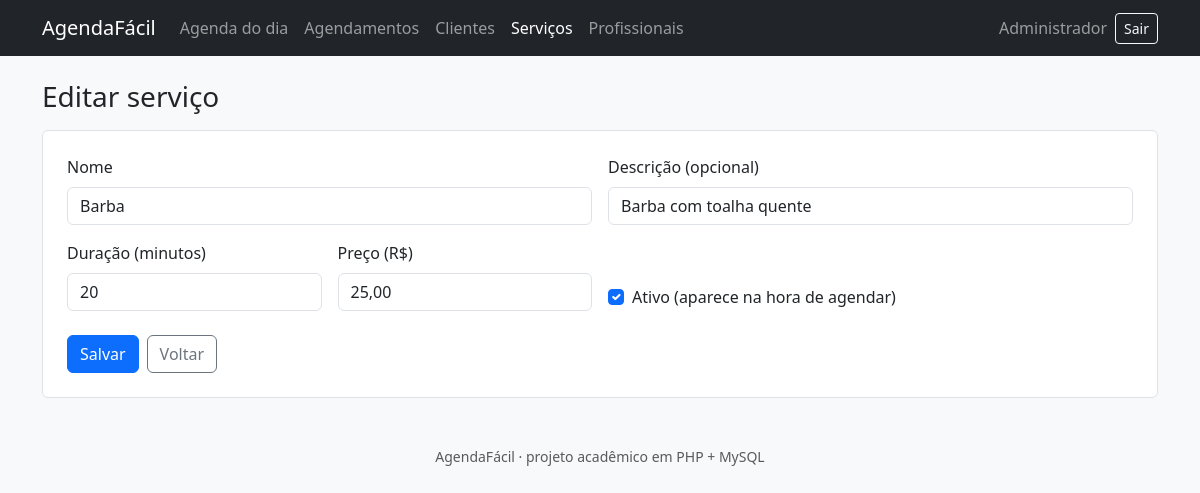
The app's page /servicos.php?acao=editar&id=2 (signed in) with its own data.
### tables this page shows
CREATE TABLE servicos (
    id           INT UNSIGNED NOT NULL AUTO_INCREMENT,
    nome         VARCHAR(100) NOT NULL,
    descricao    VARCHAR(255) NULL,
    duracao_min  SMALLINT UNSIGNED NOT NULL,
    preco        DECIMAL(10,2) NOT NULL,
    ativo        TINYINT(1)   NOT NULL DEFAULT 1,
    PRIMARY KEY (id)
);

### app/bootstrap.php (called while the page is built, shortened)
<?php
require_once __DIR__ . '/Database.php';
require_once __DIR__ . '/helpers.php';
function renderizar(string $view, array $dados = []): void
{
    extract($dados);
    require __DIR__ . '/../views/layout/header.php';
    require __DIR__ . '/../views/' . $view . '.php';
    require __DIR__ . '/../views/layout/footer.php';
}

### app/helpers.php (called while the page is built, shortened)
<?php
function e(?string $texto): string
{
    return htmlspecialchars($texto ?? '', ENT_QUOTES, 'UTF-8');
}

### app/Database.php (called while the page is built)
<?php
class Database
{
    private static ?PDO $conexao = null;
    public static function conectar(): PDO
    {
        if (self::$conexao === null) {
            $dsn = sprintf(
                'mysql:host=%s;port=%s;dbname=%s;charset=utf8mb4',
                DB_HOST,
                DB_PORT,
                DB_NAME
            );
            self::$conexao = new PDO($dsn, DB_USER, DB_PASS, [
                PDO::ATTR_ERRMODE            => PDO::ERRMODE_EXCEPTION,
                PDO::ATTR_DEFAULT_FETCH_MODE => PDO::FETCH_ASSOC,
                PDO::ATTR_EMULATE_PREPARES   => false,
            ]);
        }
        return self::$conexao;
    }
}

### app/models/BaseModel.php (called while the page is built, shortened)
<?php
require_once __DIR__ . '/../Database.php';
abstract class BaseModel
{
    protected string $tabela;
    protected PDO $db;
    public function __construct()
    {
        $this->db = Database::conectar();
    }
    public function buscarPorId(int $id): ?array
    {
        $stmt = $this->db->prepare("SELECT * FROM {$this->tabela} WHERE id = :id");
        $stmt->execute([':id' => $id]);
        $linha = $stmt->fetch();
        return $linha ?: null;
    }
}

### views/servicos/form.php (the view, shortened to what this page needs)
<?php
$classe = fn(string $campo) => isset($erros[$campo]) ? ' is-invalid' : '';
?>
<h1 class="h3 mb-3"><?= e($titulo) ?></h1>
<form method="post" action="servicos.php?acao=salvar" class="bg-white border rounded p-4" novalidate>
    <div class="row g-3">
        <div class="col-md-6">
            <label for="nome" class="form-label">Nome</label>
            <input type="text" class="form-control<?= $classe('nome') ?>" id="nome" name="nome" maxlength="100"
                   value="<?= e($servico['nome'] ?? '') ?>" required>
        </div>
        <div class="col-md-6">
            <label for="descricao" class="form-label">Descrição (opcional)</label>
            <input type="text" class="form-control<?= $classe('descricao') ?>" id="descricao" name="descricao" maxlength="255"
                   value="<?= e($servico['descricao'] ?? '') ?>">
        </div>
        <div class="col-md-3">
            <label for="duracao_min" class="form-label">Duração (minutos)</label>
            <input type="number" class="form-control<?= $classe('duracao_min') ?>" id="duracao_min" name="duracao_min"
                   min="5" max="480" step="5" value="<?= e((string) ($servico['duracao_min'] ?? '')) ?>" required>
        </div>
        <div class="col-md-3">
            <label for="preco" class="form-label">Preço (R$)</label>
            <input type="text" class="form-control<?= $classe('preco') ?>" id="preco" name="preco" inputmode="decimal"
                   placeholder="40,00" value="<?= e(isset($servico['preco']) ? number_format((float) str_replace(',', '.', (string) $servico['preco']), 2, ',', '') : '') ?>" required>
        </div>
        <div class="col-md-6 d-flex align-items-end">
            <div class="form-check">
                <input class="form-check-input" type="checkbox" id="ativo" name="ativo" value="1"
                       <?= !empty($servico['ativo']) ? 'checked' : '' ?>>
                <label class="form-check-label" for="ativo">Ativo (aparece na hora de agendar)</label>
            </div>
        </div>
    </div>
    <div class="mt-4 d-flex gap-2">
        <button type="submit" class="btn btn-primary">Salvar</button>
        <a href="servicos.php" class="btn btn-outline-secondary">Voltar</a>
    </div>
</form>

### records on screen
servicos: nome "Barba", descricao "Barba com toalha quente", duracao_min "20", preco "25,00", ativo "☑"

### other values on screen
$texto "Agenda do dia Agendamentos Clientes Serviços Profissionais"
$logado['nome'] "Administrador"
$titulo "Editar serviço"
